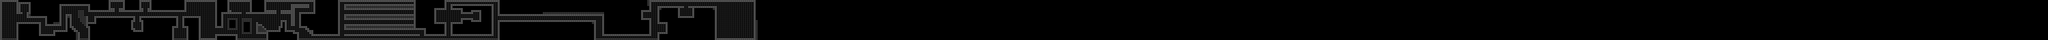

This is a level from a 2D game, rendered from its Tiled map with the project's own tilesets. A one-line summary and the map file follow, with tile-layer data summarised:
An orthogonal 1000x20 tile map with 32x32 px tiles, 2 tile layers (Tile Layer 1, Tile Layer 2), 3 tilesets.

<map version="1.0" orientation="orthogonal" renderorder="right-down" width="1000" height="20" tilewidth="32" tileheight="32" nextobjectid="1">
 <tileset firstgid="1" name="BrickFloor" tilewidth="32" tileheight="32" tilecount="1" columns="1">
  <image source="BrickFloor.png" width="32" height="32" />
 </tileset>
 <tileset firstgid="2" name="BrickWall" tilewidth="32" tileheight="32" tilecount="1" columns="1">
  <image source="BrickWall.png" width="32" height="32" />
 </tileset>
 <tileset firstgid="3" name="BrickWall2" tilewidth="32" tileheight="32" tilecount="1" columns="1">
  <image source="BrickWall2.png" width="32" height="32" />
 </tileset>
 <layer name="Tile Layer 1" width="1000" height="20">
  <data>[20000 cells, 4161 non-empty, 2 distinct tile ids]</data>
 </layer>
 <layer name="Tile Layer 2" width="1000" height="20">
  <data>[20000 cells, 1493 non-empty, 1 distinct tile ids]</data>
 </layer>
</map>
